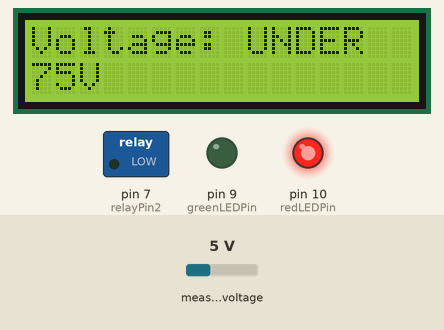
Bench run of a sketch on a simulated Arduino Uno, built with avr-gcc and run on an emulated ATmega328P. On the bench: 16×2 character LCD, switched loads named in the sketch (green lamp = pin HIGH), output pins drawn as LEDs (lit = HIGH). The inputs (shaded band) are chosen by the test bench; at power-on: measured voltage 5 V.

Above: at 1.2 s.
1.3 s: measured voltage set to 0.3 V
At 3.1 s:
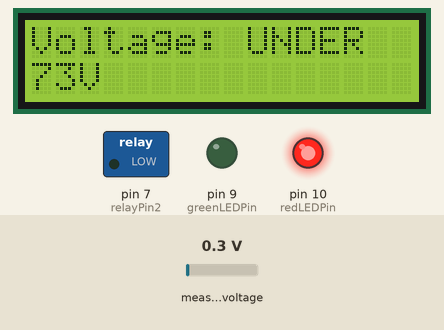
4.4 s: measured voltage set to 3.8 V
At 5.2 s:
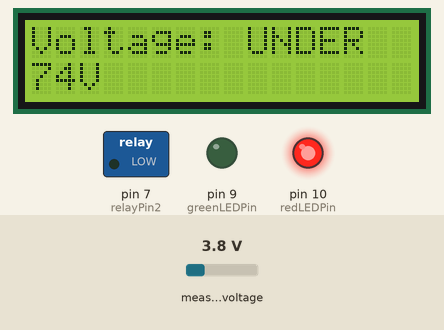
5.9 s: measured voltage set to 11.2 V
At 6.6 s:
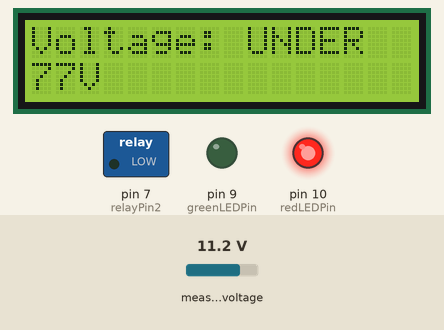
Timing chart, 0 to 8.9 s (numbered marks = the images above; inputs shaded):
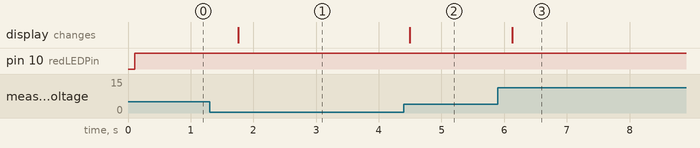

The sketch:

voltage_protection_system.ino
```cpp
/*
Algorithm
1. Initialize:
   - Include libraries: Filters.h, LiquidCrystal.h
   - Define constants for LCD pins, sensor pin, relay pin, and LED pins
   - Initialize LCD object with specified pins
   - Set initial parameters: intercept, slope, frequency, timing variables
2. Setup:
   - Initialize LCD with size 16x2
   - Set relay and LED pins as output
   - Display "Voltage:" on LCD
   - Delay for initial display
3. Main Loop:
   - Create RunningStatistics instance
   - Enter infinite loop
4. Read and Process Sensor Data:
   - Read analog data from sensor (A0)
   - Input sensor data into RunningStatistics
5. Periodic Voltage Display:
   - Check if elapsed time >= printPeriod
   - Update previousMillis to current time
   - Calculate current voltage using intercept, slope, and sigma()
   - Convert voltage to meaningful scale
6. Display Voltage on LCD:
   - Set cursor position on LCD
   - Print voltage value followed by "V"
7. Voltage Range Checking:
   - Under Voltage (0 < voltage < 190):
     - Display "Under Voltage" on LCD
     - Turn off relay and yellow LED
     - Turn on green LED
   - Normal Voltage (190 <= voltage <= 220):
     - Display "Normal Voltage" on LCD
     - Turn on relay
     - Turn off yellow and green LEDs
   - Over Voltage (voltage > 220):
     - Display "Over Voltage" on LCD
     - Turn off relay and green LED
     - Turn on yellow LED
 */
// code
#include <LiquidCrystal_I2C.h>
#include <ZMPT101B.h>

#define SENSITIVITY 500.0f

// ZMPT101B sensor output connected to analog pin A0
// and the voltage source frequency is 50 Hz.
ZMPT101B voltageSensor(A0, 50.0);
// Pin configuration
const int voltageSensorPin = A0;  // Voltage sensor input
const int relayPin2 = 7;    // Relay module 2 control pin
const int greenLEDPin = 9;  // Green LED pin
const int redLEDPin = 10;   // Red LED pin

// LCD pin configuration: (RS, EN, D4, D5, D6, D7)
LiquidCrystal_I2C lcd(0x27, 16, 2);

// Thresholds for protection
const float overVoltageThreshold = 235.0;   // threshold in over volts
const float underVoltageThreshold = 220.0;  // threshold in under volts

void setup() {
  Serial.begin(9600);
  pinMode(voltageSensorPin, INPUT);
  pinMode(relayPin2, OUTPUT);
  pinMode(greenLEDPin, OUTPUT);
  pinMode(redLEDPin, OUTPUT);

  //lcd.begin();  // Initialize the LCD
  lcd.init();
  lcd.backlight();
  lcd.print("Voltage: ");
  voltageSensor.setSensitivity(SENSITIVITY);
}

void loop() {
  int voltageNow =map(voltageSensor.getRmsVoltage(), 28, 620, 0, 220);
  //voltageNow=(voltageNow<0)? 0:voltageNow;
  lcd.setCursor(0, 1);
  lcd.print("          "); // Clear the previous voltage
  lcd.setCursor(0, 1);
  lcd.print(voltageNow);
  lcd.print("V");

  // Check voltage conditions and control relay and LEDs
  if (voltageNow > overVoltageThreshold) {
    // Over voltage
    digitalWrite(relayPin2, LOW);    // Turn off relay
    digitalWrite(greenLEDPin, LOW);  // Turn off green LED
    digitalWrite(redLEDPin, HIGH);   // Turn on red LED

    lcd.setCursor(9, 0);
    lcd.print("      ");  // Clear previous status
    lcd.setCursor(9, 0);
    lcd.print("OVER");

  } else if (voltageNow < underVoltageThreshold) {
    // Under voltage
    digitalWrite(relayPin2, LOW);    // Turn off relay
    digitalWrite(greenLEDPin, LOW);  // Turn off green LED
    digitalWrite(redLEDPin, HIGH);   // Turn on red LED

    lcd.setCursor(9, 0);
    lcd.print("      ");  // Clear previous status
    lcd.setCursor(9, 0);
    lcd.print("UNDER");

  } else {
    // Normal voltage
    digitalWrite(relayPin2, HIGH);   // Turn on relay
    digitalWrite(greenLEDPin, HIGH); // Turn on green LED
    digitalWrite(redLEDPin, LOW);    // Turn off red LED

    lcd.setCursor(9, 0);
    lcd.print("      ");  // Clear previous status
    lcd.setCursor(9, 0);
    lcd.print("NORMAL");
  }

  delay(500);
}
```

Measured:
- after the input at 1.3 s, the display: changes after 0.46 s (image 1)
- after the input at 4.4 s, the display: changes after 0.09 s (image 2)
- after the input at 5.9 s, the display: changes after 0.23 s (image 3)
